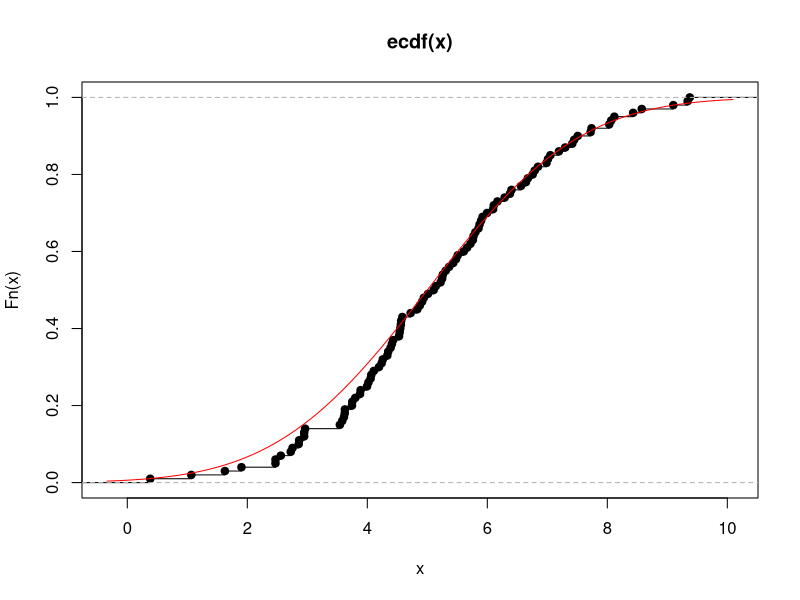
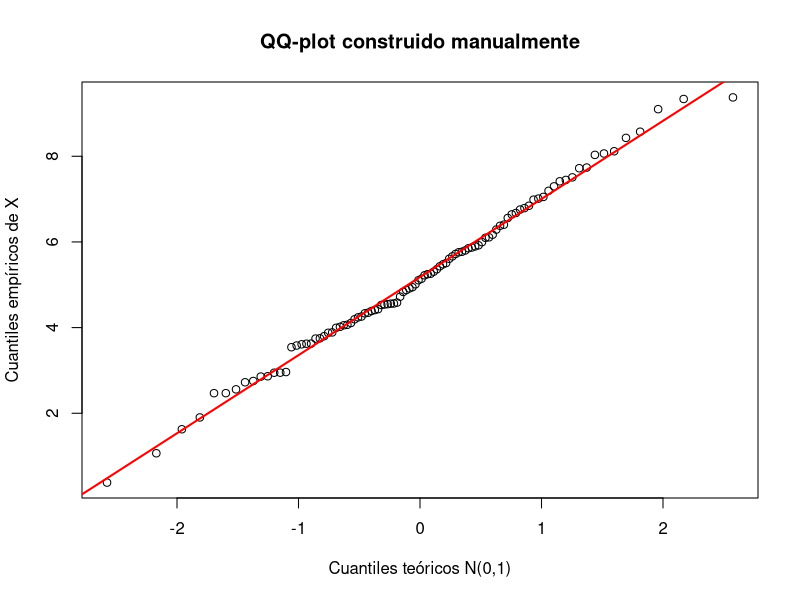
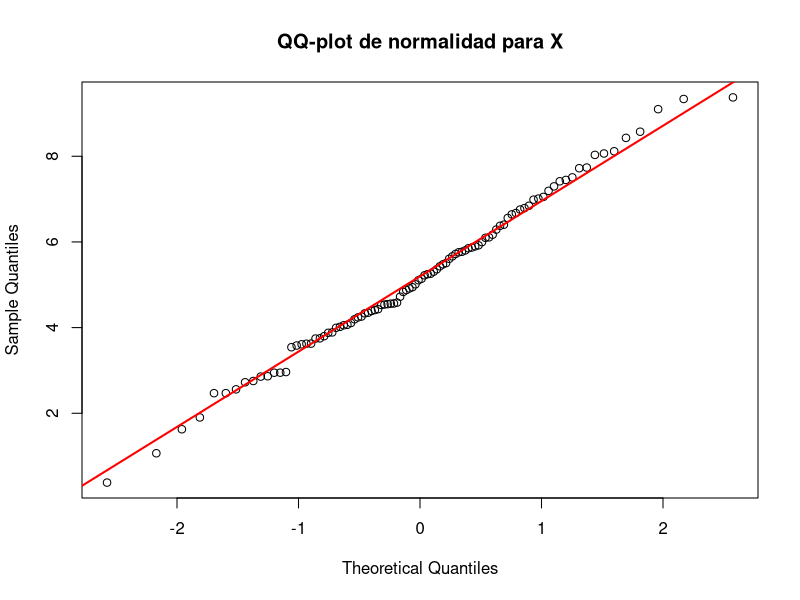
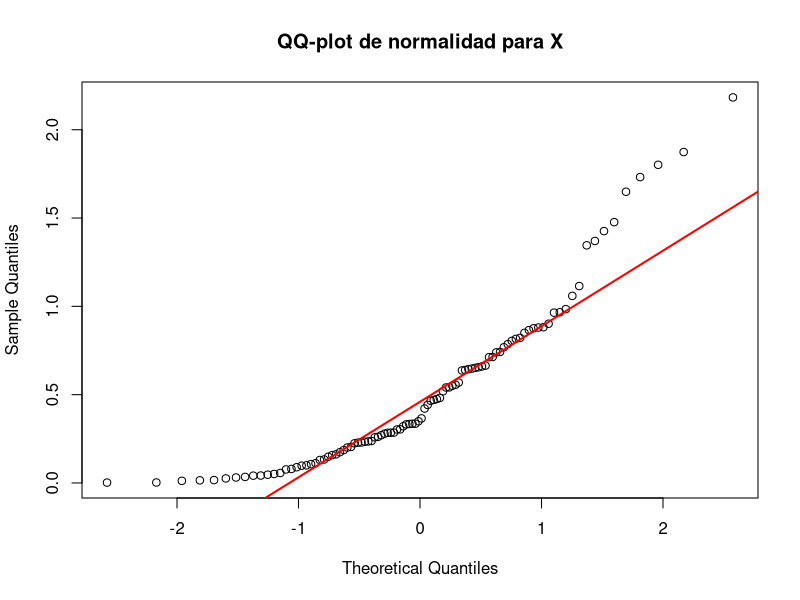
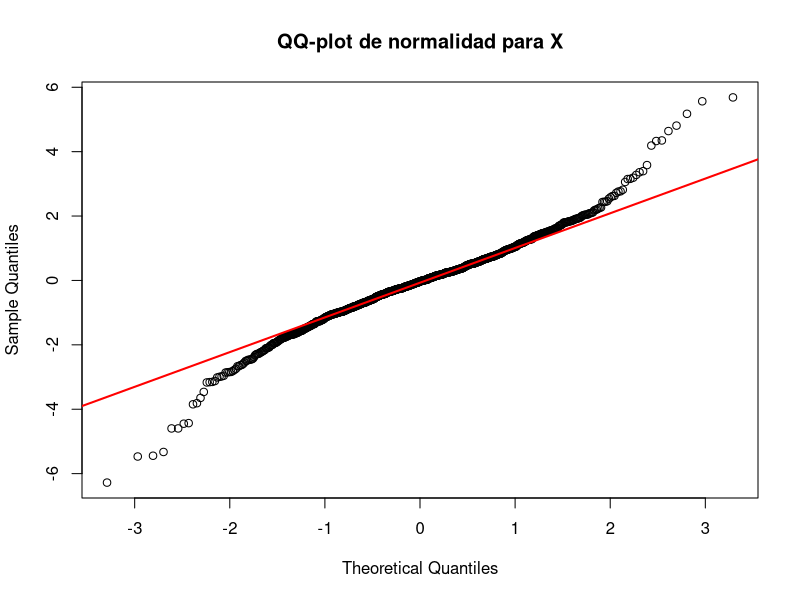
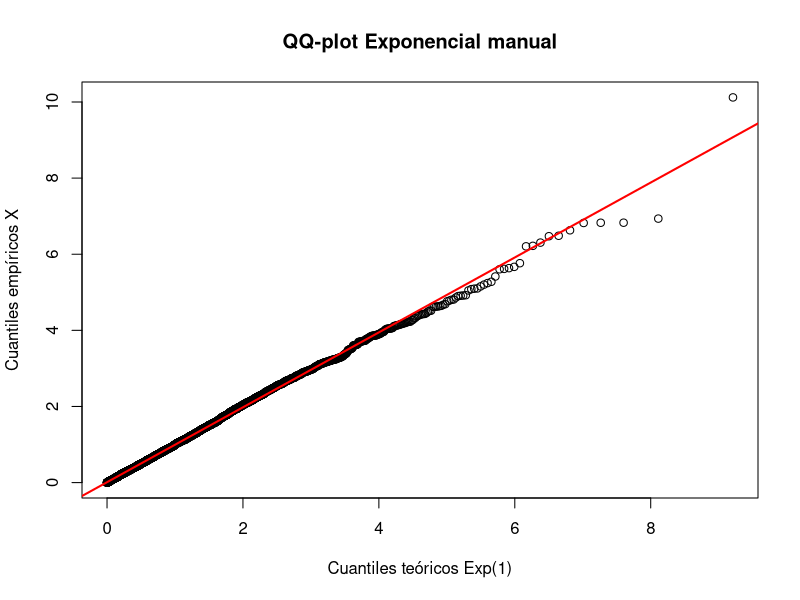
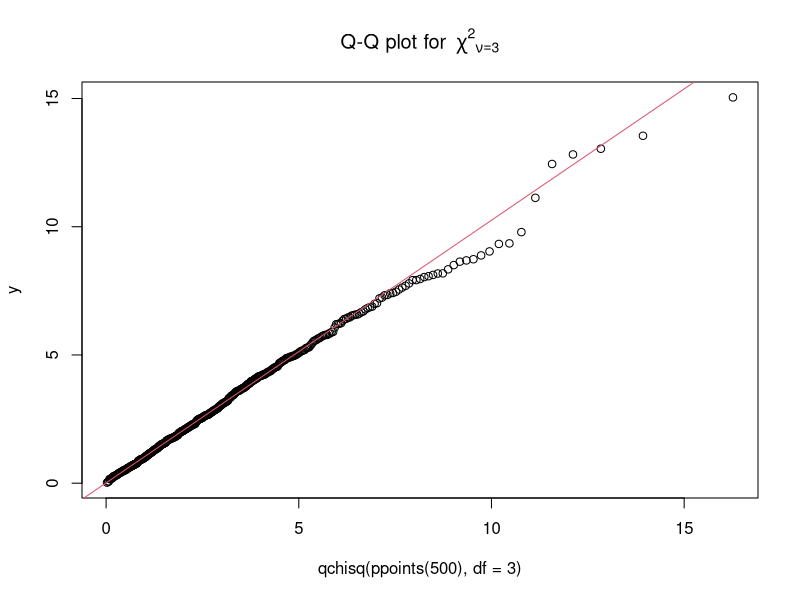

Source code (R) for these figures, in order:
# Datos simulados
set.seed(123)
x <- rnorm(100, mean = 5, sd = 2)
plot(ecdf(x))
curve(pnorm(x,mean = 5, sd = 2), add = T, col ="red")

# Forma manual
x_sorted <- sort(x) 
n <- length(x_sorted)
p <- (1:n-0.5) / n;p
z_theoretical <- qnorm(p)

plot(z_theoretical, x_sorted,
     xlab = "Cuantiles teóricos N(0,1)",
     ylab = "Cuantiles empíricos de X",
     main = "QQ-plot construido manualmente")


ajuste_linea <- lm(x_sorted ~ z_theoretical)
abline(ajuste_linea, col = "red", lwd = 2)


# QQ-plot básico
qqnorm(x, main = "QQ-plot de normalidad para X")
qqline(x, col = "red", lwd = 2)


# Ejemplo exponencial
x = rexp(100, rate = 2)
# QQ-plot básico
qqnorm(x, main = "QQ-plot de normalidad para X")
qqline(x, col = "red", lwd = 2)

# Ejemplo t student
x = rt(1000, df = 5)
# QQ-plot básico
qqnorm(x, main = "QQ-plot de normalidad para X")
qqline(x, col = "red", lwd = 2)


# Comparación con la exponencial

set.seed(2)
x <- rexp(5000, rate = 1)

# 1. Ordenar la muestra
x_sorted <- sort(x)
n <- length(x_sorted)

# 2. Cuantiles teóricos
p <- (1:n - 0.5) / n
q_theoretical <- -log(1 - p) 

# 3. QQ-plot manual
plot(q_theoretical, x_sorted,
     xlab = "Cuantiles teóricos Exp(1)",
     ylab = "Cuantiles empíricos X",
     main = "QQ-plot Exponencial manual")

# 4. Recta de referencia
ajuste <- lm(x_sorted ~ q_theoretical)
abline(ajuste, col = "red", lwd = 2)

# Comparación para cualquier distribución

## Q-Q plot for Chi^2 data against true theoretical distribution:
y <- rchisq(500, df = 3)
qqplot(qchisq(ppoints(500), df = 3), y,
       main = expression("Q-Q plot for" ~~ {chi^2}[nu == 3]))
qqline(y, distribution = function(p) qchisq(p, df = 3),
       probs = c(0.1, 0.9), col = 2)
